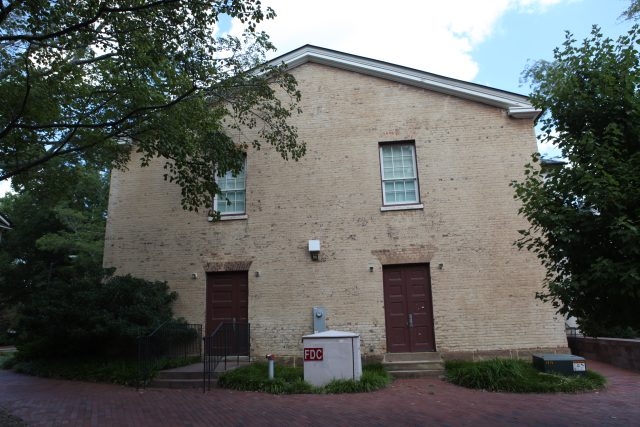
#> input picture tests/fixtures/lab-images/gerrard-hall/frame-00.jpg, 640 x 427 px, given as the content of the folder es/../../tests/fixtures/lab-images/gerrard-hall/frame-00.jpg, which was not available
$ python vp_focal.py ../../tests/fixtures/lab-images/gerrard-hall/frame-00.jpg
#> lines starting #> are read from the running program, lines starting #| are printed output that depends on the picture; after the words box and inside, x2 and y2 are one past the last pixel; in counts of white or black regions, pixels touching at a corner belong together; pictures that were not available may be replaced by others from this repository, and a replacement may not be noted
#!/usr/bin/env python3
"""Offline feasibility probe: focal length from vanishing points (numpy + PIL only).

Usage: python3 scripts/research/vp_focal.py [--json out.json] [sample-name ...]
Pipeline: gradient-based line-support regions (LSD-like) -> segments ->
sequential RANSAC vanishing points -> f from orthogonal pairs
(square pixels, zero skew, principal point at the image centre).
"""
import json, sys, os, math
import numpy as np
from PIL import Image

ROOT = os.path.join(os.path.dirname(os.path.abspath(__file__)), "..", "..", "tests", "fixtures", "lab-images")
rng = np.random.default_rng(1)


def load_gray(p):
    return np.asarray(Image.open(p).convert("L"), dtype=np.float64)


def blur(a):
    k = np.array([1, 4, 6, 4, 1], float) / 16
    a = np.apply_along_axis(lambda r: np.convolve(r, k, "same"), 1, a)
    return np.apply_along_axis(lambda r: np.convolve(r, k, "same"), 0, a)


def detect_segments(img, min_len=15, tol=math.radians(22.5), mag_thr=5.0):
    """Region growing on level-line angle, then PCA line fit per region."""
    g = blur(img)
    gx = np.zeros_like(g); gy = np.zeros_like(g)
    gx[1:-1, 1:-1] = (g[1:-1, 2:] - g[1:-1, :-2]) / 2
    gy[1:-1, 1:-1] = (g[2:, 1:-1] - g[:-2, 1:-1]) / 2
    mag = np.hypot(gx, gy)
    ang = np.arctan2(gx, -gy)  # level-line angle
    H, W = g.shape
    ok = mag > mag_thr
    used = ~ok
    order = np.argsort(-mag, axis=None)
    order = order[: int(ok.sum())]
    segs = []
    for idx in order:
        y, x = divmod(int(idx), W)
        if used[y, x]:
            continue
        used[y, x] = True
        pts = [(y, x)]
        sx, sy = math.cos(ang[y, x]), math.sin(ang[y, x])
        a0 = ang[y, x]
        i = 0
        while i < len(pts):
            py, px = pts[i]; i += 1
            for dy in (-1, 0, 1):
                for dx in (-1, 0, 1):
                    ny, nx = py + dy, px + dx
                    if 0 <= ny < H and 0 <= nx < W and not used[ny, nx]:
                        d = abs(((ang[ny, nx] - a0 + math.pi) % (2 * math.pi)) - math.pi)
                        if d < tol:
                            used[ny, nx] = True
                            pts.append((ny, nx))
                            sx += math.cos(ang[ny, nx]); sy += math.sin(ang[ny, nx])
                            a0 = math.atan2(sy, sx)
        if len(pts) < min_len:
            continue
        P = np.array(pts, float)
        w = mag[P[:, 0].astype(int), P[:, 1].astype(int)]
        c = (P * w[:, None]).sum(0) / w.sum()
        Q = P - c
        cov = (Q * w[:, None]).T @ Q / w.sum()
        ev, evec = np.linalg.eigh(cov)
        if ev[1] <= 0 or math.sqrt(max(ev[0], 0) / ev[1]) > 0.18:
            continue
        d = evec[:, 1]
        t = Q @ d
        if t.max() - t.min() < min_len:
            continue
        p1 = c + d * t.min(); p2 = c + d * t.max()
        segs.append((p1[1], p1[0], p2[1], p2[0]))  # x1,y1,x2,y2
    return np.array(segs)


def seg_lines(segs, cx, cy):
    """Homogeneous lines in centred coords, plus midpoints and lengths."""
    p1 = np.c_[segs[:, 0] - cx, segs[:, 1] - cy, np.ones(len(segs))]
    p2 = np.c_[segs[:, 2] - cx, segs[:, 3] - cy, np.ones(len(segs))]
    lines = np.cross(p1, p2)
    lines /= np.linalg.norm(lines[:, :2], axis=1, keepdims=True) + 1e-12
    mid = (p1 + p2) / 2
    ln = np.hypot(p2[:, 0] - p1[:, 0], p2[:, 1] - p1[:, 1])
    return lines, mid, ln


def consistent(v, lines, mid, thr):
    """Segment direction vs direction midpoint->vp within thr (v homogeneous)."""
    d_seg = np.c_[-lines[:, 1], lines[:, 0]]
    if abs(v[2]) < 1e-9 * np.hypot(v[0], v[1]):
        d_vp = np.tile(v[:2] / np.hypot(v[0], v[1]), (len(lines), 1))
    else:
        d_vp = v[:2] / v[2] - mid[:, :2]
        d_vp = d_vp / (np.linalg.norm(d_vp, axis=1, keepdims=True) + 1e-12)
    return np.abs((d_seg * d_vp).sum(1)) > math.cos(thr)


def refine_vp(lines, w):
    A = lines * np.sqrt(w)[:, None]
    _, _, vt = np.linalg.svd(A, full_matrices=False)
    return vt[-1]


def find_vps(lines, mid, ln, nvp=5, iters=800, thr=math.radians(2.0)):
    remaining = np.ones(len(lines), bool)
    vps = []
    for _ in range(nvp):
        idx = np.flatnonzero(remaining)
        if len(idx) < 6:
            break
        best, best_s = None, 0
        for _ in range(iters):
            a, b = rng.choice(idx, 2, replace=False)
            v = np.cross(lines[a], lines[b])
            n = np.linalg.norm(v)
            if n < 1e-9:
                continue
            v = v / n
            s = ln[idx][consistent(v, lines[idx], mid[idx], thr)].sum()
            if s > best_s:
                best, best_s = v, s
        if best is None:
            break
        for _ in range(3):
            m = consistent(best, lines, mid, thr) & remaining
            if m.sum() < 3:
                break
            best = refine_vp(lines[m], ln[m])
        m = consistent(best, lines, mid, thr) & remaining
        if m.sum() < 5:
            break
        vps.append({"v": best, "support": float(ln[m].sum()), "n": int(m.sum())})
        remaining &= ~m
    return vps


def f_from_pair(v1, v2):
    """f^2 = -(x1 x2 + y1 y2) / (w1 w2) in centred coordinates."""
    den = v1[2] * v2[2]
    if abs(den) < 1e-12:
        return None
    f2 = -(v1[0] * v2[0] + v1[1] * v2[1]) / den
    return math.sqrt(f2) if f2 > 0 else None


def estimate(path):
    img = load_gray(path)
#> in load_gray, `return np.asarray(Image.open(p).convert("L"), dtype=np.float64)`:
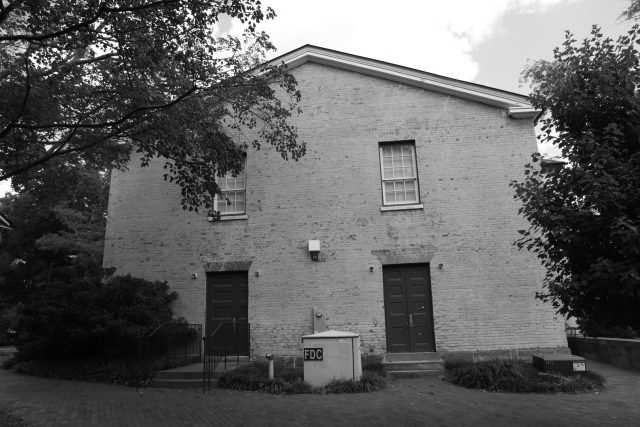
#> returned value: shape (427, 640) float64; min 0, max 255, mean 95.5
    H, W = img.shape
    segs = detect_segments(img)
    out = {"segments": int(len(segs)), "f": None, "confidence": 0.0, "W": W}
    if len(segs) < 15:
        return out
    lines, mid, ln = seg_lines(segs, W / 2, H / 2)
    vps = find_vps(lines, mid, ln)
    total = ln.sum()
    best = None
    for i in range(len(vps)):
        for j in range(i + 1, len(vps)):
            f = f_from_pair(vps[i]["v"], vps[j]["v"])
            if f is None or not (0.25 * W <= f <= 4 * W):
                continue
            bal = min(vps[i]["support"], vps[j]["support"]) / total
            agree, fs = 0.0, [f]
            for k in range(len(vps)):
                if k in (i, j):
                    continue
                f1 = f_from_pair(vps[i]["v"], vps[k]["v"])
                f2 = f_from_pair(vps[j]["v"], vps[k]["v"])
                if f1 and f2 and abs(f1 - f) / f < 0.15 and abs(f2 - f) / f < 0.15:
                    agree = max(agree, min(vps[k]["support"] / total, 0.3))
                    fs = [f, f1, f2]
            score = bal + agree
            if best is None or score > best[0]:
                best = (score, f, bal, agree, float(np.median(fs)), len(fs) == 3)
    if best:
        score, f, bal, agree, fmed, tri = best
        out.update(f=fmed, f_pair=f, f_over_w=fmed / W, confidence=float(min(1.0, score * 3)),
                   balance=bal, triplet=bool(tri), vps=len(vps))
    return out


def main():
    args = sys.argv[1:]
    jpath = None
    if args and args[0] == "--json":
        jpath, args = args[1], args[2:]
    names = args or ["south-building", "gerrard-hall", "person-hall", "graham-hall", "pyramid"]
    res = {}
    for n in names:
        d = os.path.join(ROOT, n)
        meta = {}
        if os.path.exists(os.path.join(d, "sample.json")):
            meta = {fr["file"]: fr["camera"]["fx"] for fr in json.load(open(os.path.join(d, "sample.json")))["frames"]}
        rows = []
        for fn in sorted(x for x in os.listdir(d) if x.startswith("frame-") and x.endswith(".jpg")):
            r = estimate(os.path.join(d, fn))
#> in blur, `return np.apply_along_axis(lambda r: np.convolve(r, k, "same"), 0, a)`:
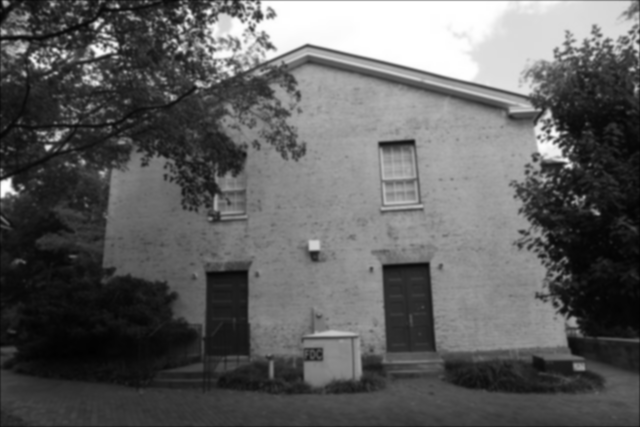
#> returned value: shape (427, 640) float64; min 1.69, max 255, mean 95.2
#> in detect_segments, `gx[1:-1, 1:-1] = (g[1:-1, 2:] - g[1:-1, :-2]) / 2`:
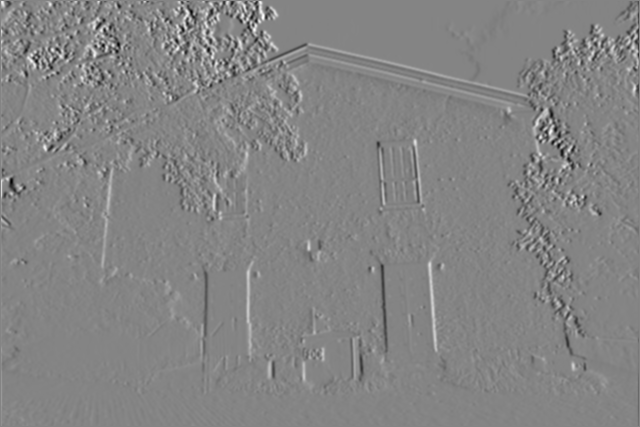
#> gx: shape (427, 640) float64; min -65, max 60.07, mean 0; drawn with min black and max white
#> in detect_segments, `gy[1:-1, 1:-1] = (g[2:, 1:-1] - g[:-2, 1:-1]) / 2`:
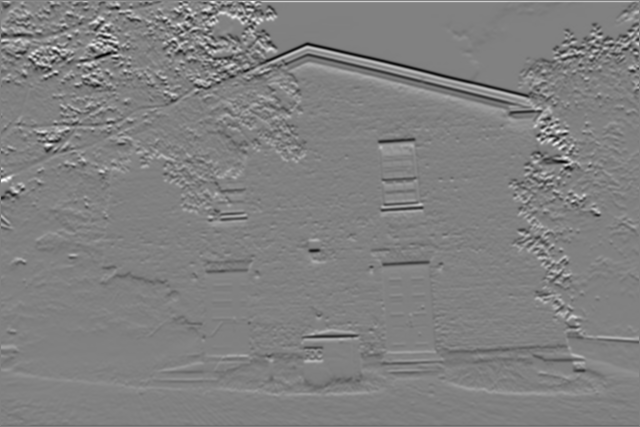
#> gy: shape (427, 640) float64; min -67.47, max 65.81, mean -0.2; drawn with min black and max white
#> in detect_segments, `mag = np.hypot(gx, gy)`:
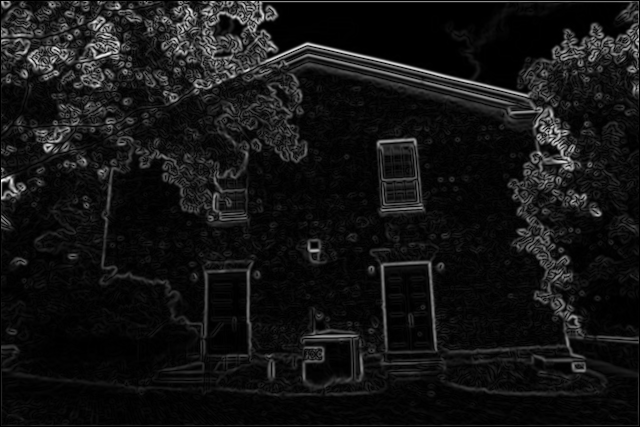
#> mag: shape (427, 640) float64; min 0, max 73.3, mean 5.9; drawn with min black and max white
#> in detect_segments, `ang = np.arctan2(gx, -gy)`:
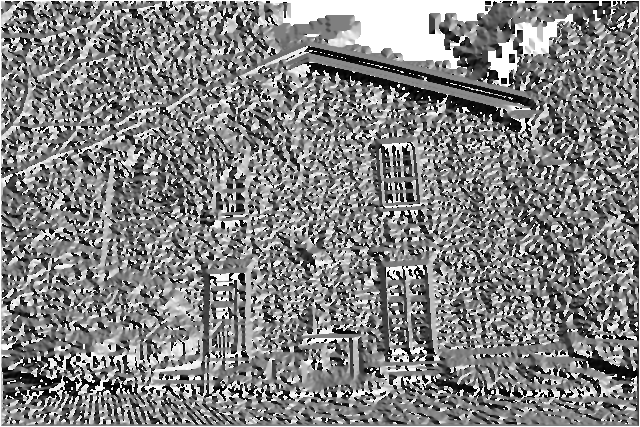
#> ang: shape (427, 640) float64; min -3.14, max 3.14, mean 0.0941; drawn with min black and max white
#> in detect_segments, `ok = mag > mag_thr`:
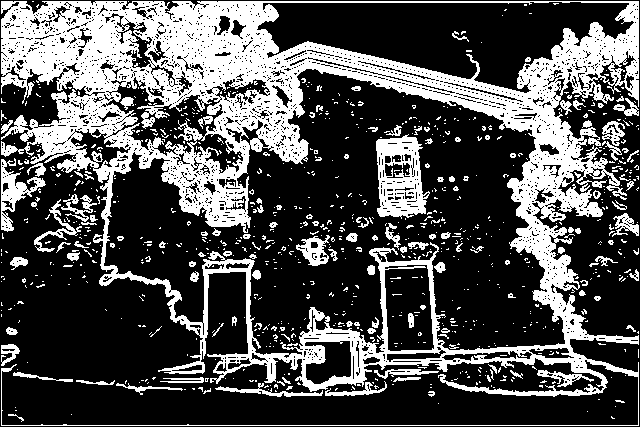
#> ok: shape (427, 640) bool; 31.6% white; 881 white regions (754 under 20 px), largest, box (x1, y1, x2, y2) and area: (1, 1, 639, 426) 70577, (376, 134, 430, 219) 2708, (1, 158, 46, 232) 1049
#> the loop in detect_segments, `for idx in order:` made 86368 passes
#> (idx, y, x) on passes 2, 4, 5: (115202, 180, 2), (34666, 54, 106), (35939, 56, 99)
#> after the loop in detect_segments, `for idx in order:`: segs = 102 items, first 6: (259.4, 63.55, 308.6, 42.36), (308, 42.96, 536.4, 97.28), (553.6, 144.5, 566.3, 135.1), (0.996, 35.16, 43, 35.06), (378.1, 141.2, 413.1, 138.9), (61.51, 64.62, 89.96, 58.82)
#> in estimate, `segs = detect_segments(img)`: segs = 102 rows, first 6: [259.4, 63.55, 308.6, 42.36], [308, 42.96, 536.4, 97.28], [553.6, 144.5, 566.3, 135.1], [0.996, 35.16, 43, 35.06], [378.1, 141.2, 413.1, 138.9], [61.51, 64.62, 89.96, 58.82]
#> in seg_lines, `p1 = np.c_[segs[:, 0] - cx, segs[:, 1] - cy, np.ones(len(segs))]`: p1 = 102 rows, first 8: [-60.63, -150, 1], [-11.99, -170.5, 1], [233.6, -68.98, 1], [-319, -178.3, 1], [58.08, -72.26, 1], [-258.5, -148.9, 1], [-18.01, 123, 1], [187.9, -100.7, 1]
#> in seg_lines, `p2 = np.c_[segs[:, 2] - cx, segs[:, 3] - cy, np.ones(len(segs))]`: p2 = 102 rows, first 8: [-11.42, -171.1, 1], [216.4, -116.2, 1], [246.3, -78.42, 1], [-277, -178.4, 1], [93.06, -74.6, 1], [-230, -154.7, 1], [39, 121.5, 1], [218, -102.8, 1]
#> in seg_lines, `lines = np.cross(p1, p2)`: lines = 102 rows, first 8: [21.19, 49.21, 8663.9], [-54.32, 228.4, 38299.8], [9.45, 12.67, -1333.2], [0.0998, 42, 7522.5], [2.33, 34.98, 2392.1], [5.8, 28.45, 5733.6], [1.46, 57.01, -6984.9], [2.08, 30.13, 2644.4]
#> in seg_lines, `lines /= np.linalg.norm(lines[:, :2], axis=1, keepdims=True) + 1e-12`: lines = 102 rows, first 8: [0.395, 0.918, 161.7], [-0.231, 0.973, 163.1], [0.598, 0.802, -84.37], [0.00238, 1, 179.1], [0.0666, 0.998, 68.24], [0.2, 0.98, 197.5], [0.0256, 1, -122.5], [0.0689, 0.998, 87.55]
#> in seg_lines, `mid = (p1 + p2) / 2`: mid = 102 rows, first 8: [-36.02, -160.5, 1], [102.2, -143.4, 1], [240, -73.7, 1], [-298, -178.4, 1], [75.57, -73.43, 1], [-244.3, -151.8, 1], [10.49, 122.2, 1], [203, -101.8, 1]
#> in seg_lines, `ln = np.hypot(p2[:, 0] - p1[:, 0], p2[:, 1] - p1[:, 1])`: ln = 102 values, max 609 at index 82, min 15.56 at index 71, mean 52.19
#> after the loop in find_vps, `for _ in range(nvp):`: vps = 5 items
#> in estimate, `total = ln.sum()`: total = 5323.3
#> the loop in estimate, `for i in range(len(vps)):` made 5 passes
#> after the loop in estimate, `for i in range(len(vps)):`: best = (0.154, 1744.6, 0.154, 0, 1744.6, False)
#> in estimate, `score, f, bal, agree, fmed, tri = best`: score = 0.154; f = 1744.6; bal = 0.154; agree = 0; fmed = 1744.6; tri = False
            r["file"] = fn
            if fn in meta:
                r["f_true"] = meta[fn]
                if r["f"]:
                    r["err_pct"] = 100 * (r["f"] - meta[fn]) / meta[fn]
            rows.append(r)
            print(n, fn, r['segments'], None if r['f'] is None else round(r['f']), round(r['confidence'], 2), r.get('triplet'), None if 'err_pct' not in r else round(r['err_pct'], 1), flush=True)
#| ../../tests/fixtures/lab-images/gerrard-hall/frame-00.jpg frame-00.jpg 102 1745 0.46 False None
        res[n] = rows
    if jpath:
        json.dump(res, open(jpath, "w"), indent=1)


if __name__ == "__main__":
    main()

$ run again, on tests/fixtures/lab-images/gerrard-hall/frame-01.jpg
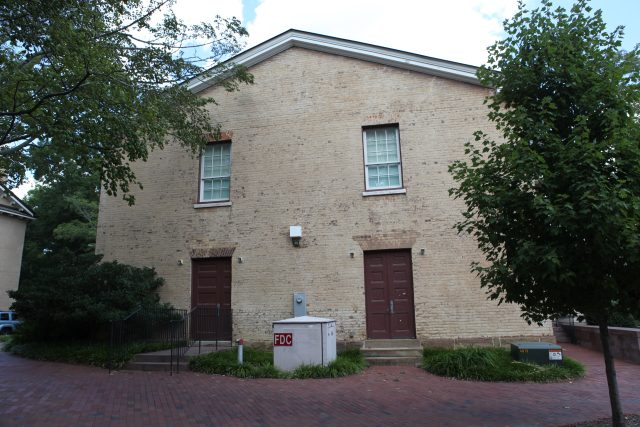
#> input picture tests/fixtures/lab-images/gerrard-hall/frame-01.jpg, 640 x 427 px, given as the content of the folder /../tests/fixtures/lab-images/gerrard-hall/1280/frame-01.jpg, which was not available
#> in detect_segments, `ang = np.arctan2(gx, -gy)`:
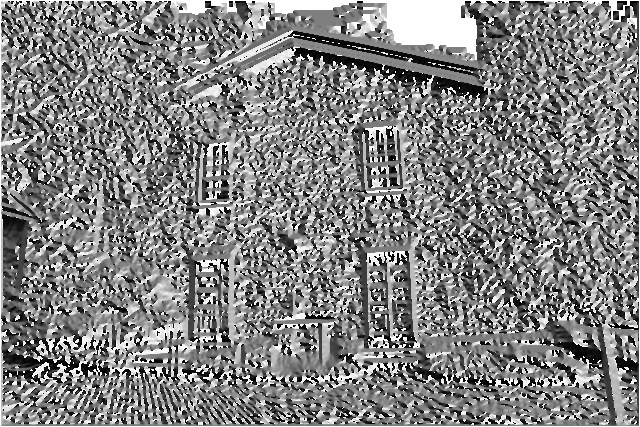
#> ang: shape (427, 640) float64; min -3.14, max 3.14, mean 0.0782; drawn with min black and max white
#> in detect_segments, `ok = mag > mag_thr`:
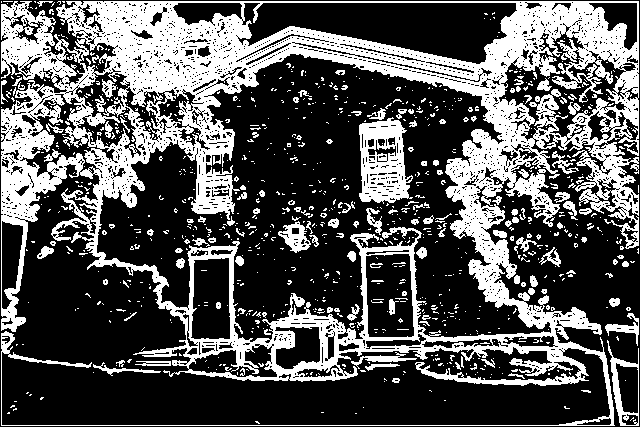
#> ok: shape (427, 640) bool; 33.5% white; 904 white regions (778 under 20 px), largest, box (x1, y1, x2, y2) and area: (1, 1, 639, 426) 77352, (359, 117, 413, 204) 2939, (607, 340, 639, 426) 692
#> the loop in detect_segments, `for idx in order:` made 91619 passes
#> (idx, y, x) on passes 2, 3, 5: (123533, 193, 13), (125457, 196, 17), (122892, 192, 12)
#> after the loop in detect_segments, `for idx in order:`: segs = 115 items, first 6: (1.01, 144, 25.82, 138.2), (218, 63.08, 290.7, 27.45), (290.8, 27.16, 479.2, 66), (194, 75.09, 217.8, 63.56), (2.39, 152.8, 30.01, 139), (121.6, 27.21, 146, 13.92)
#> in estimate, `segs = detect_segments(img)`: segs = 115 rows, first 6: [1.01, 144, 25.82, 138.2], [218, 63.08, 290.7, 27.45], [290.8, 27.16, 479.2, 66], [194, 75.09, 217.8, 63.56], [2.39, 152.8, 30.01, 139], [121.6, 27.21, 146, 13.92]
#> in seg_lines, `p1 = np.c_[segs[:, 0] - cx, segs[:, 1] - cy, np.ones(len(segs))]`: p1 = 115 rows, first 8: [-319, -69.45, 1], [-102, -150.4, 1], [-29.24, -186.3, 1], [-126, -138.4, 1], [-317.6, -60.72, 1], [-198.4, -186.3, 1], [-182, -166.4, 1], [-158, -212.3, 1]
#> in seg_lines, `p2 = np.c_[segs[:, 2] - cx, segs[:, 3] - cy, np.ones(len(segs))]`: p2 = 115 rows, first 8: [-294.2, -75.28, 1], [-29.27, -186.1, 1], [159.2, -147.5, 1], [-102.2, -149.9, 1], [-290, -74.48, 1], [-174, -199.6, 1], [-162, -165.2, 1], [196, -212.3, 1]
#> in seg_lines, `lines = np.cross(p1, p2)`: lines = 115 rows, first 8: [5.82, 24.81, 3580.5], [35.63, 72.69, 14567.2], [-38.84, 188.4, 33979.5], [11.53, 23.74, 4738.4], [13.75, 27.63, 6045.5], [13.29, 24.39, 7179.8], [-1.15, 20.05, 3126.9], [0.0277, 354, 75164.9]
#> in seg_lines, `lines /= np.linalg.norm(lines[:, :2], axis=1, keepdims=True) + 1e-12`: lines = 115 rows, first 8: [0.229, 0.974, 140.5], [0.44, 0.898, 179.9], [-0.202, 0.979, 176.6], [0.437, 0.9, 179.5], [0.446, 0.895, 195.9], [0.478, 0.878, 258.5], [-0.0571, 0.998, 155.7], [7.82e-05, 1, 212.3]
#> in seg_lines, `mid = (p1 + p2) / 2`: mid = 115 rows, first 8: [-306.6, -72.37, 1], [-65.62, -168.2, 1], [64.98, -166.9, 1], [-114.1, -144.2, 1], [-303.8, -67.6, 1], [-186.2, -192.9, 1], [-172, -165.8, 1], [19, -212.3, 1]
#> in seg_lines, `ln = np.hypot(p2[:, 0] - p1[:, 0], p2[:, 1] - p1[:, 1])`: ln = 115 values, max 608 at index 84, min 15.65 at index 21, mean 53.27
#> after the loop in find_vps, `for _ in range(nvp):`: vps = 5 items
#> total = 6126.1
#> the loop in estimate, `for i in range(len(vps)):` made 5 passes
#> after the loop in estimate, `for i in range(len(vps)):`: best = (0.184, 528.3, 0.184, 0, 528.3, False)
#> score = 0.184; f = 528.3; bal = 0.184; agree = 0; fmed = 528.3; tri = False
#| ../../tests/fixtures/lab-images/gerrard-hall/1280/frame-01.jpg frame-01.jpg 115 528 0.55 False None
